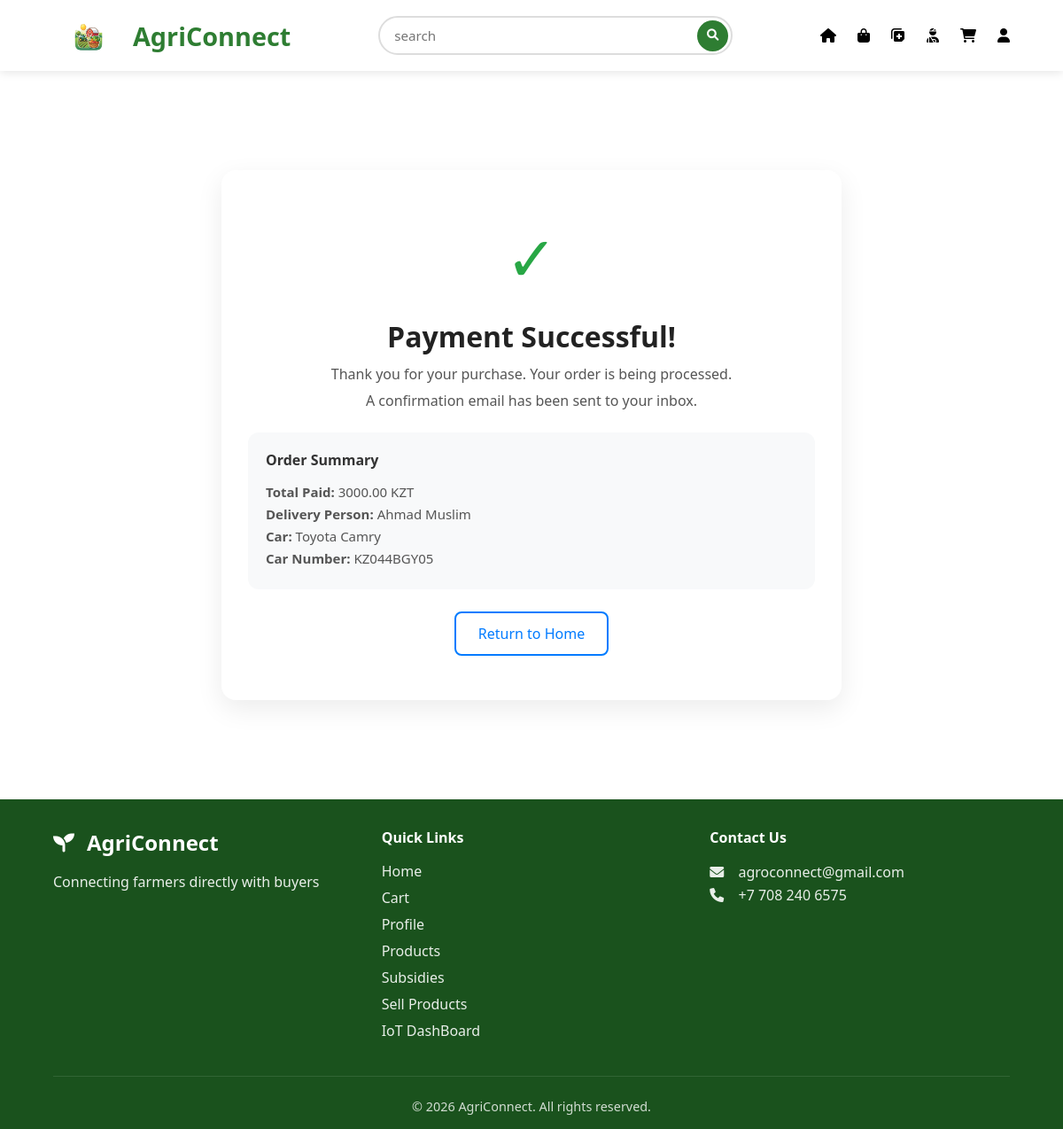
The app's page /success/ (signed in) with its own data.
### farmer_app/models.py (models this page shows, shortened)
class Order(models.Model):
    buyer = models.ForeignKey(Buyer, on_delete=models.CASCADE)
    delivery = models.ForeignKey(Deliveries, on_delete=models.SET_NULL, null=True)
    total_price = models.DecimalField(max_digits=10, decimal_places=2)
    created_at = models.DateTimeField(auto_now_add=True)

class Deliveries(models.Model):
    buyer = models.OneToOneField(Buyer, on_delete=models.CASCADE)
    vehicle = models.OneToOneField(CarDetails, on_delete=models.CASCADE)
    fullname = models.CharField(max_length=255)
    image = models.ImageField(upload_to="delivery_images/", blank=True, null=True)
    STATUS_CHOICES = [
        (1, 'Beginner'),
        (2, 'Intermediate'),
        (3, 'Professional'),
    ]
    working_stage = models.IntegerField(choices=STATUS_CHOICES)
    recommendation = models.TextField()

class CarDetails(models.Model):
    carname = models.CharField(max_length=255)
    carnumber = models.CharField(max_length=10)
    vehicle_registration = models.ImageField(upload_to='vehicle_registrations/')
    insurance = models.ImageField(upload_to='insurancies/')
    medical_certificate = models.ImageField(upload_to='insurancies/')

### farmer_app/views.py (the view)
# urls.py: path('success/', views.payment_success, name='payment_success'),
@login_required
def payment_success(request):
    delivery_id = request.session.get('assigned_delivery_id')
    delivery_person = None
    if delivery_id:
        try:
            delivery_person = Deliveries.objects.get(id=delivery_id)
        except Deliveries.DoesNotExist:
            delivery_person = None
    if 'cart' in request.session:
        del request.session['cart']
    buyer = getattr(request.user, "buyer", None)
    latest_order = None
    if buyer:
        latest_order = Order.objects.filter(buyer=buyer).order_by('-created_at').first()
    return render(request, 'success.html', {
        'delivery_person': delivery_person,
        'order': latest_order
    })

### farmer_app/templates/success.html
{% extends 'base.html' %}
{% load static %}
{% block content %}
<link rel="stylesheet" href="{% static 'css/payment_success.css' %}">
<div class="success-container">
    <div class="success-icon">✓</div>
    <h1>Payment Successful!</h1>
    <p>Thank you for your purchase. Your order is being processed.</p>
    <p>A confirmation email has been sent to your inbox.</p>
    {% if order %}
        <div class="order-summary">
            <h4>Order Summary</h4>
            <p><strong>Total Paid:</strong> {{ order.total_price }} KZT</p>
            {% if order.delivery %}
                <p><strong>Delivery Person:</strong> {{ order.delivery.fullname }}</p>
                <p><strong>Car:</strong> {{ order.delivery.vehicle.carname }}</p>
                <p><strong>Car Number:</strong> {{ order.delivery.vehicle.carnumber }}</p>
            {% endif %}
        </div>
    {% else %}
        <p>No order info available.</p>
    {% endif %}
    <a href="/" class="success-btn">Return to Home</a>
</div>
{% endblock %}

### farmer_app/static/css/base.css (style rules this page uses)
* { margin: 0; padding: 0; box-sizing: border-box; font-family: 'Segoe UI', Tahoma, Geneva, Verdana, sans-serif; }
body { background-color: #ffffff; color: #333; min-height: 100vh; display: flex; flex-direction: column; }
main > * { animation: fadeIn 0.5s ease-out; }

### farmer_app/static/css/payment_success.css (style rules this page uses)
.success-container { max-width: 700px; margin: 80px auto; padding: 50px 30px; text-align: center; background: #ffffff; border-radius: 16px; box-shadow: 0 10px 30px rgba(0, 0, 0, 0.08); font-family: 'Segoe UI', Tahoma, Geneva, Verdana, sans-serif; }
.success-icon { font-size: 70px; color: #28a745; margin-bottom: 20px; }
.success-container h1 { font-size: 32px; margin-bottom: 10px; color: #222; }
.success-container p { font-size: 16px; color: #555; margin-bottom: 8px; }
.order-summary { margin-top: 25px; padding: 20px; border-radius: 12px; background: #f8f9fa; text-align: left; }
.order-summary h4 { margin-bottom: 15px; color: #333; }
.order-summary p { margin: 5px 0; font-size: 15px; }
.success-btn { display: inline-block; margin-top: 25px; padding: 12px 25px; border-radius: 8px; border: 2px solid #007bff; color: #007bff; text-decoration: none; font-weight: 500; transition: 0.3s ease; }

### records on screen
Order: total_price "3000.00", delivery.fullname "Ahmad Muslim", delivery.vehicle.carname "Toyota Camry", delivery.vehicle.carnumber "KZ044BGY05"
